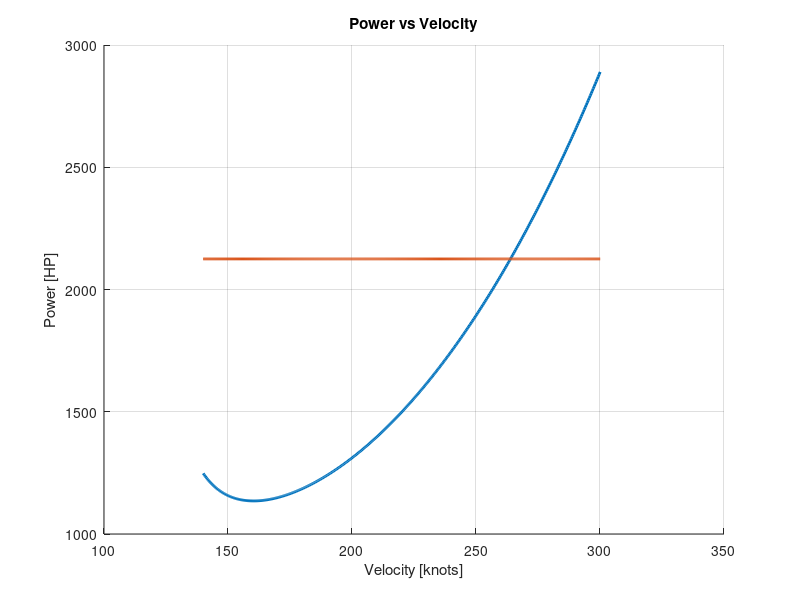
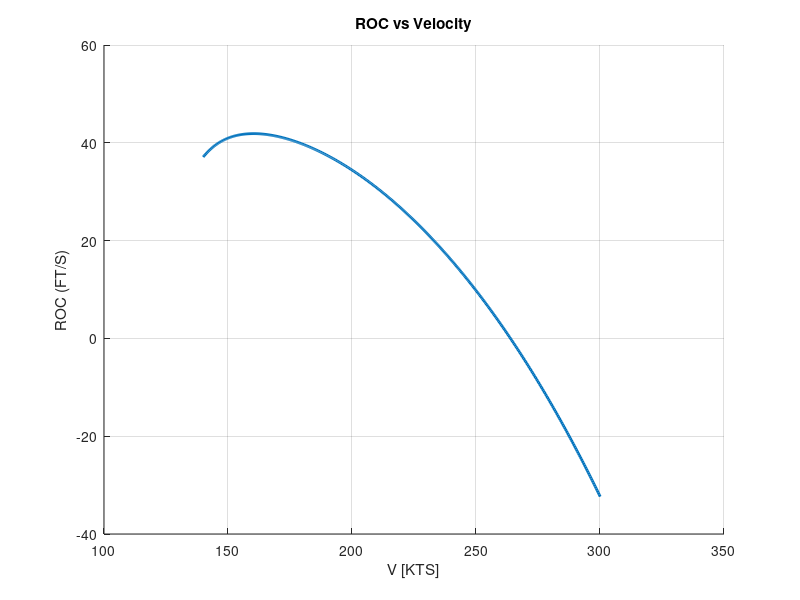
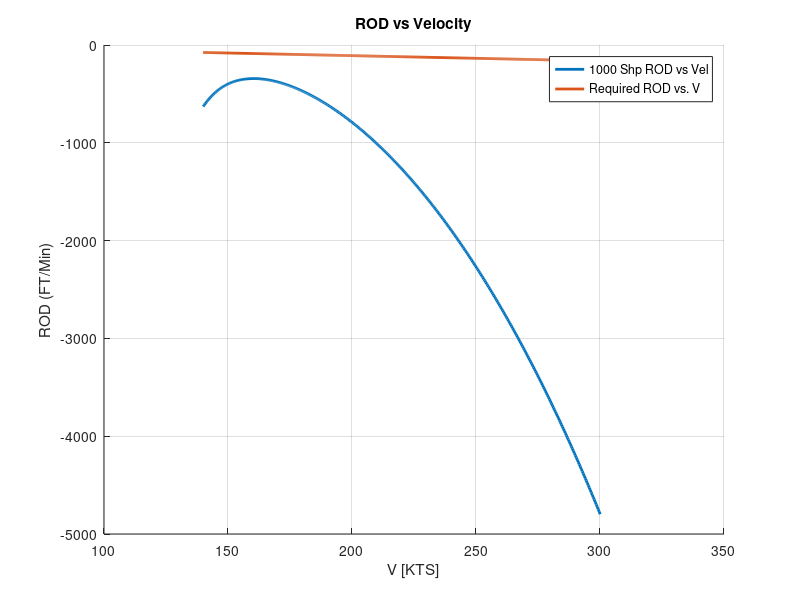

Here is the MATLAB script that generated these plots, in order:
clc; clear;

W = 13000;
rho = 0.001818;
S = 169.0;
b = 32.17;
fp_area = 10.79;
eta_p = 0.85;
g = 32.174;
tc = 0.18;
AR = b*b/S;

V_knots = linspace(140,300.077,400);
V = V_knots * 1.68781;

CL = (W) ./ (0.5.*rho .* (V.^2) .* S);% Incorrect Formula for CL
cl = CL(400);

term1 = 0.55 .* tc .* (CL.^5) ./ (pi .* AR);
term2 = 0.55 .* tc ./ ( (CL.^2.4) .* pi .* AR );
e0 = -1+(1 ./ ( 0.618 + term1 + term2 ));

k   = 1 ./ (pi .* AR .* e0);
K = k(400);

CD0 = 0.055;
q = 0.5 .* rho .* V.^2;

CDi = (k .* CL.^2);
cdi = CDi(400);
D  = (q .* fp_area * CD0) + (q .* S .* CDi);

%Cruise Power

P_req = ((q .* V .* S .*CD0) + ((2*W*W)./(rho*pi*AR.*e0*S.*V)));
P_req = P_req/eta_p

P = P_req(400)/550

P_shaft = 2 * 1250 * 550;
P_avail = eta_p * P_shaft * ones(size(V));

%ROC from Availaible power
ROC = (P_avail - P_req)/W;

%Assuming P = 1000SHP find ROD
ROD = (((1000*550) - P_req) / W) * 60;

%P_cruise vs. Velocity
figure; hold on; grid on;
plot(V_knots, P_req/550, 'LineWidth', 2);
plot(V_knots, P_avail/550, 'LineWidth', 2);
xlabel('Velocity [knots]');
ylabel('Power [HP]');
title('Power vs Velocity');

%ROC vs. Velocite
%Power of climb is max power to get an ROC for mission
figure; hold on; grid on;
plot(V_knots, ROC, 'LineWidth', 2);
xlabel('V [KTS]');
ylabel('ROC (FT/S)');
title('ROC vs Velocity');


%Calculating require descent speed at different flight speeds
H_descent = 10000;
X_descent_nm = 306;
ft_per_nm = 6076;

descent_gradient = H_descent / (X_descent_nm * ft_per_nm);

V_fpm = V * 60;
ROD_req_fpm = V_fpm * descent_gradient;


%Intersection poijnt is target ROD and flight speed
figure; hold on; grid on;
plot(V_knots, ROD, 'LineWidth', 2);
plot(V_knots, -ROD_req_fpm, 'LineWidth', 2);
xlabel('V [KTS]');
ylabel('ROD (FT/Min)');
title('ROD vs Velocity');
legend('1000 Shp ROD vs Vel','Required ROD vs. V','Location','best');
